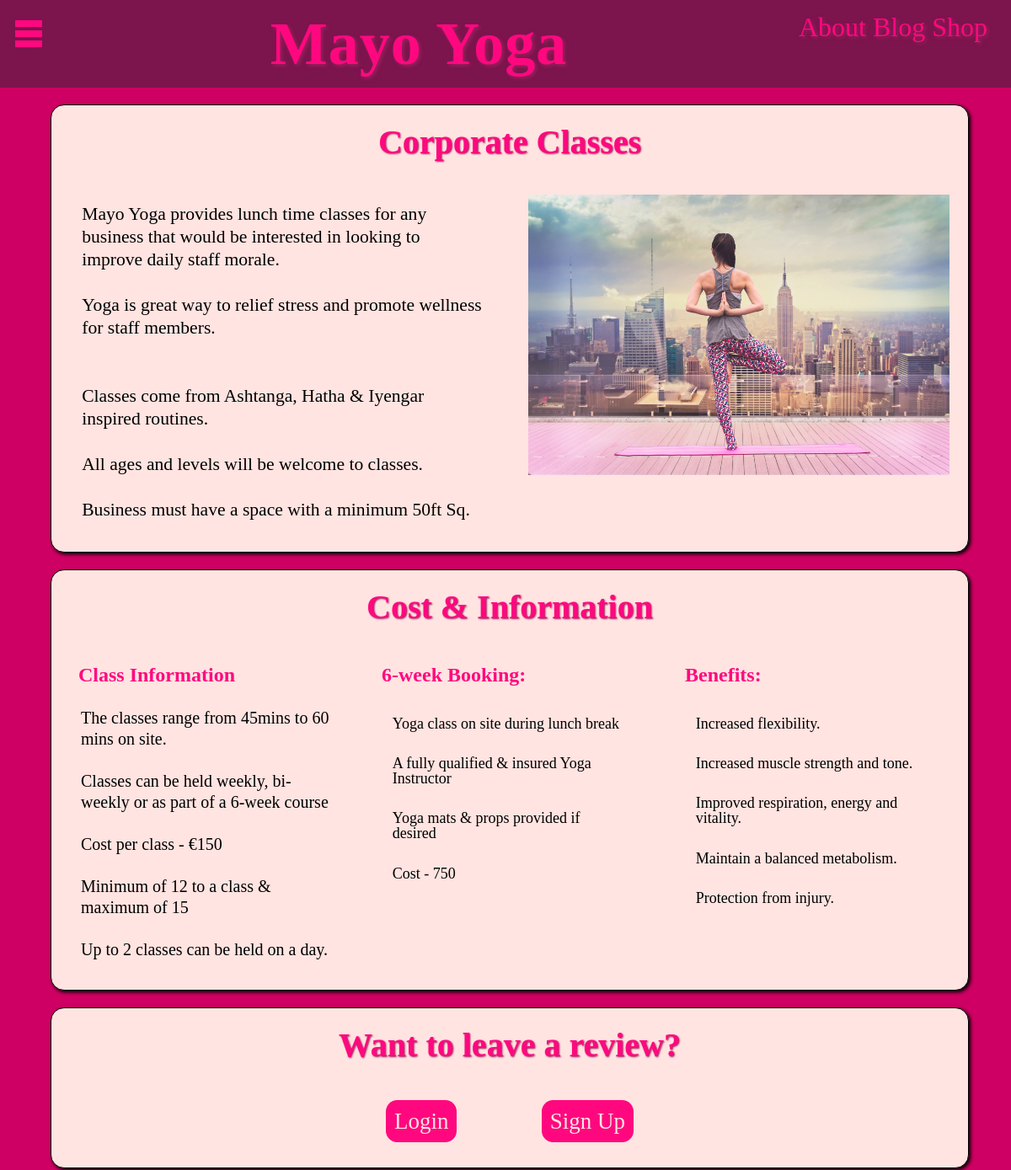
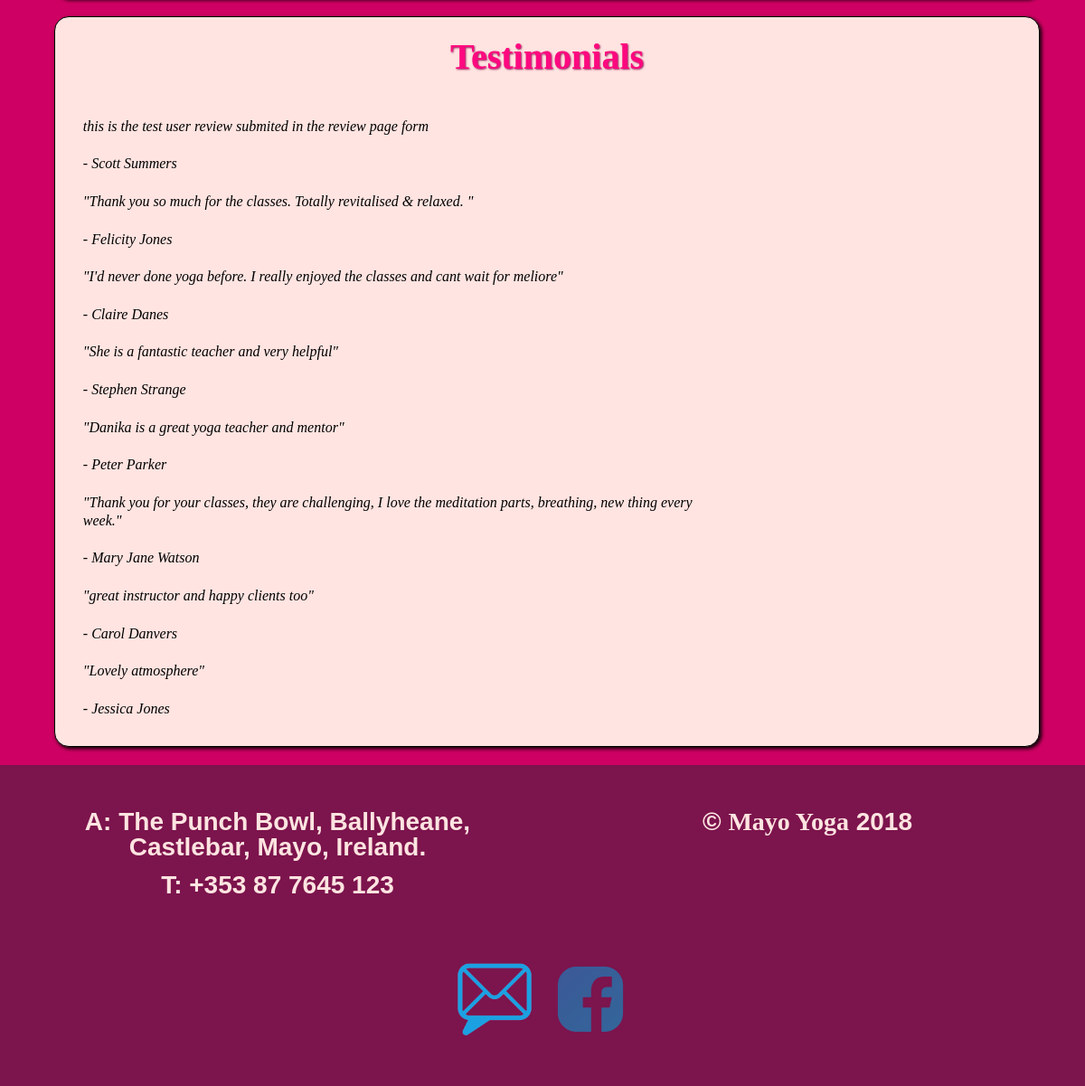
/corp_class.php, run on the app's committed database (2 pictures, top to bottom).
### tables this page shows
CREATE TABLE IF NOT EXISTS `users` (
  `id` int(11) NOT NULL AUTO_INCREMENT,
  `name` varchar(60) NOT NULL,
  `email` varchar(60) NOT NULL,
  `password` varchar(40) NOT NULL,
  `review` varchar(10000) DEFAULT NULL,
  `catagorey` varchar(60) DEFAULT NULL,
  PRIMARY KEY (`id`),
  UNIQUE KEY `email` (`email`)
);

### corp_class.php (the view, shortened to what this page needs)
<!DOCTYPE html>
<html lang="en">
<head>
  <link rel="stylesheet" type="text/css" href="css/css_reset.css">
  <link rel="stylesheet" type="text/css" href="css/mayo_styles.css">
  <link rel="stylesheet" type="text/css" href="css/mayo_php_styles.css">
</head>
<body>
  <div class="page_wrap">
     <header>
    <div class="menu_area">
      <label for="toggle-1" class="toggle-menu">
      <span class="hamburger_box">
        <span class="hamburger_line"></span>
        <span class="hamburger_line"></span>
        <span class="hamburger_line"></span>
      </span>
      </label>
    </div>
    <div>
      <nav class="top_nav">
        <ul>
          <li><a href="about_mayo.php">About</a></li>
          <li><a href="blog_mayo.php">Blog</a></li>
          <li><a href="https://www.amazon.co.uk/s/ref=nb_sb_noss_1?url=search-alias%3Daps&field-keywords=yoga" target="_blank">Shop</a></li>
        </ul>
      </nav>
    </div>
    <div>
      <h1><a href="index_mayo.php">Mayo Yoga</a></h1>
    </div>
    </header>
    <main>
      <section>
        <h3>Corporate Classes</h3>
        <div class="col_flex_box">
          <div class="column">
            <p>Mayo Yoga provides lunch time classes for any business that would be interested in looking to improve daily staff morale.</p>
            <p>Yoga is great way to relief stress and promote wellness for staff members.</p>
            <p></p>
            <p>Classes come from Ashtanga, Hatha & Iyengar inspired routines.</p>
            <p>All ages and levels will be welcome to classes.</p>
            <p>Business must have a space with a minimum 50ft Sq.</p>
          </div>
          <div class="column">
            <figure class="img_align">
              <img src="images/classes/corp_image.jpg" alt="Corporate Classes" class="img_size">
            </figure>
          </div>
        </div>
      </section>
      <section>
        <h3>Cost & Information</h3>
        <div class="col_flex_box">
          <article class="column">
            <h4>Class Information</h4>
            <p>The classes range from 45mins to 60 mins on site.</p>
            <p>Classes can be held weekly, bi-weekly or as part of a 6-week course</p>
            <p>Cost per class - €150</p>
            <p>Minimum of 12 to a class & maximum of 15</p>
            <p>Up to 2 classes can be held on a day.</p>
          </article>
          <article class="column">
            <h4>6-week Booking:</h4>
            <ul>
              <li>Yoga class on site during lunch break</li>
              <li>A fully qualified & insured Yoga Instructor</li>
              <li>Yoga mats & props provided if desired</li>
              <li>Cost - 750</li>
            </ul>
          </article>
          <article class="column">
            <h4>Benefits:</h4>
            <ul>
              <li>Increased flexibility.</li>
              <li>Increased muscle strength and tone.</li>
              <li>Improved respiration, energy and vitality.</li>
              <li>Maintain a balanced metabolism.</li>
              <li>Protection from injury.</li>
            </ul>
          </article>
        </div>
      </section>
      <section>
        <h3>Want to leave a review?</h3>
        <div class="col_flex_box">
          <div class="column">
            <?php if (isset($_SESSION['usr_id'])) { ?>
            <p class="signed-in_header">Signed in as <?php echo $_SESSION['usr_name']; ?></p>
          </div>
        </div>
        <div class="col_flex_box">
          <div class="column">
            <ul class="registration_log_btn_list">
              <li><a href="mayo_review.php" class="form_btn">Leave a Review</a></li>
              <li><a href="logout.php" class="form_btn">Log Out</a></li>
              <?php } else { ?>
            <ul class="registration_log_btn_list">
              <li><a href="login.php" class="form_btn">Login</a></li>
              <li><a href="mayo_register.php" class="form_btn">Sign Up</a></li>
              <?php } ?>
            </ul>
          </div>
        </div>
      </section>
      <section>
        <h3 id="corporate_head">Testimonials</h3>
        <div class="col_flex_box">
          <div class="column">
            <?php
            include('mayodb_connect.php');
            if ($result = $con->query("SELECT * FROM users WHERE catagorey = 'Corporate Class' ORDER BY id DESC"))
            {
              if ($result->num_rows > 0)
              {
                echo "<table border='1' cellpadding='10'>";
                while ($row = $result->fetch_object())
                {
                  echo "<tr>";
                  echo "<td>" . $row->review . "</td>";
                  echo "<tr>";
                  echo "<td> - " . $row->name . "</td>";
                }
                echo "</table>";
              }
              else
                {
                  echo "No results to display!";
                }
              }
              else
              {
                echo "Error: " . $con->error;
              }
            ?>
          </div>
        </div>
      </section>
  </main>
    <footer class="btm-foot">
      <div class="col_flex_box">
        <div class="column">
          <p>A: The Punch Bowl, Ballyheane, Castlebar, Mayo, Ireland.</p>
          <p>T: +353 87 7645 123</p>
        </div>
        <div class="column">
          <p>&copy; <span class="mayo_logo">Mayo Yoga</span> 2018</p>
        </div>
        <div class="column">
          <a href="mailto:info@fakeyoga.ie">
            <img src="images/other/email.png" alt="Email" class="foot_icons">
          </a>
          <a href="www.facebook.com" target="_blank">
            <img src="images/other/fb_logo.png" alt="Facebook Address" class="foot_icons">
          </a>
        </div>
      </div>
    </footer>
  </div>
</body>
</html>

### css/mayo_php_styles.css (style rules this page uses)
.form_btn { background-color:#FF087F; color: MistyRose; margin: 1%; padding: 1%; border-radius: 0.5em; }
.registration_log_btn_list, .reg_text { display: block; font-size: 1.5em; text-align: center; margin: 1%; padding: 1%; }
.registration_log_btn_list li { display: inline; }
table tr, table td { border: none; border-collapse:collapse; text-align: left; margin: 0.5%; padding: 1.5%; line-height:1.25; }
table td { font-style: italic; }

### data on the page
users: review "this is the test user review submited in the review page form", name "Scott Summers"
users: review "\"Thank you so much for the classes. Totally revitalised & relaxed. \"", name "Felicity Jones"
users: review "\"I'd never done yoga before. I really enjoyed the classes and cant wait for meliore\"", name "Claire Danes"
users: review "\"She is a fantastic teacher and very helpful\"", name "Stephen Strange"
users: review "\"Danika is a great yoga teacher and mentor\"", name "Peter Parker"
users: review "\"Thank you for your classes, they are challenging, I love the meditation parts, breathing, new thing every week.\"", name "Mary Jane Watson"
users: review "\"great instructor and happy clients too\"", name "Carol Danvers"
users: review "\"Lovely atmosphere\"", name "Jessica Jones"
